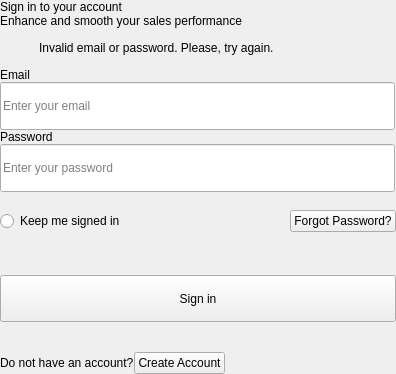
          <widget class="QWidget" name="login_page">
           <layout class="QVBoxLayout" name="login_layout">
            <property name="spacing">
             <number>0</number>
            </property>
            <property name="leftMargin">
             <number>0</number>
            </property>
            <property name="topMargin">
             <number>0</number>
            </property>
            <property name="rightMargin">
             <number>0</number>
            </property>
            <property name="bottomMargin">
             <number>0</number>
            </property>
            <item alignment="Qt::AlignHCenter|Qt::AlignVCenter">
             <widget class="QFrame" name="log_main_frame">
              <layout class="QVBoxLayout" name="log_main_layout">
               <property name="spacing">
                <number>0</number>
               </property>
               <property name="leftMargin">
                <number>0</number>
               </property>
               <property name="topMargin">
                <number>0</number>
               </property>
               <property name="rightMargin">
                <number>0</number>
               </property>
               <property name="bottomMargin">
                <number>0</number>
               </property>
               <item>
                <widget class="QLabel" name="log_header">
                 <property name="text">
                  <string>Sign in to your account </string>
                 </property>
                 <property name="alignment">
                  <set>Qt::AlignJustify|Qt::AlignVCenter</set>
                 </property>
                </widget>
               </item>
               <item>
                <widget class="QLabel" name="log_text">
                 <property name="text">
                  <string>Enhance and smooth your sales performance</string>
                 </property>
                 <property name="alignment">
                  <set>Qt::AlignJustify|Qt::AlignVCenter</set>
                 </property>
                </widget>
               </item>
               <item>
                <widget class="QFrame" name="log_error_frame">
                 <property name="minimumSize">
                  <size>
                   <width>395</width>
                   <height>40</height>
                  </size>
                 </property>
                 <property name="maximumSize">
                  <size>
                   <width>395</width>
                   <height>40</height>
                  </size>
                 </property>
                 <layout class="QHBoxLayout" name="log_error_layout" stretch="0,1">
                  <property name="spacing">
                   <number>11</number>
                  </property>
                  <property name="leftMargin">
                   <number>11</number>
                  </property>
                  <property name="topMargin">
                   <number>0</number>
                  </property>
                  <property name="rightMargin">
                   <number>0</number>
                  </property>
                  <property name="bottomMargin">
                   <number>0</number>
                  </property>
                  <item>
                   <widget class="QLabel" name="log_error_icon">
                    <property name="minimumSize">
                     <size>
                      <width>17</width>
                      <height>17</height>
                     </size>
                    </property>
                    <property name="maximumSize">
                     <size>
                      <width>17</width>
                      <height>17</height>
                     </size>
                    </property>
                   </widget>
                  </item>
                  <item>
                   <widget class="QLabel" name="log_error_text">
                    <property name="text">
                     <string>Invalid email or password. Please, try again.</string>
                    </property>
                   </widget>
                  </item>
                 </layout>
                </widget>
               </item>
               <item>
                <widget class="QLabel" name="log_email_label">
                 <property name="text">
                  <string>Email</string>
                 </property>
                 <property name="alignment">
                  <set>Qt::AlignJustify|Qt::AlignVCenter</set>
                 </property>
                </widget>
               </item>
               <item>
                <widget class="QLineEdit" name="log_email_input">
                 <property name="minimumSize">
                  <size>
                   <width>395</width>
                   <height>48</height>
                  </size>
                 </property>
                 <property name="maximumSize">
                  <size>
                   <width>395</width>
                   <height>48</height>
                  </size>
                 </property>
                 <property name="placeholderText">
                  <string>Enter your email</string>
                 </property>
                </widget>
               </item>
               <item>
                <widget class="QLabel" name="log_pass_label">
                 <property name="text">
                  <string>Password</string>
                 </property>
                 <property name="alignment">
                  <set>Qt::AlignJustify|Qt::AlignVCenter</set>
                 </property>
                </widget>
               </item>
               <item>
                <widget class="QLineEdit" name="log_pass_input">
                 <property name="enabled">
                  <bool>true</bool>
                 </property>
                 <property name="minimumSize">
                  <size>
                   <width>395</width>
                   <height>48</height>
                  </size>
                 </property>
                 <property name="maximumSize">
                  <size>
                   <width>395</width>
                   <height>48</height>
                  </size>
                 </property>
                 <property name="echoMode">
                  <enum>QLineEdit::Password</enum>
                 </property>
                 <property name="placeholderText">
                  <string>Enter your password</string>
                 </property>
                </widget>
               </item>
               <item>
                <widget class="QFrame" name="log_mid_frame">
                 <layout class="QHBoxLayout" name="log_mid_frame_2">
                  <property name="spacing">
                   <number>0</number>
                  </property>
                  <property name="leftMargin">
                   <number>0</number>
                  </property>
                  <property name="topMargin">
                   <number>18</number>
                  </property>
                  <property name="rightMargin">
                   <number>0</number>
                  </property>
                  <property name="bottomMargin">
                   <number>43</number>
                  </property>
                  <item>
                   <widget class="QRadioButton" name="log_keep_signed_btn">
                    <property name="cursor">
                     <cursorShape>PointingHandCursor</cursorShape>
                    </property>
                    <property name="text">
                     <string>Keep me signed in</string>
                    </property>
                   </widget>
                  </item>
                  <item alignment="Qt::AlignRight">
                   <widget class="QPushButton" name="log_fogot_pass_btn">
                    <property name="cursor">
                     <cursorShape>PointingHandCursor</cursorShape>
                    </property>
                    <property name="text">
                     <string>Forgot Password?</string>
                    </property>
                   </widget>
                  </item>
                 </layout>
                </widget>
               </item>
               <item>
                <widget class="QPushButton" name="log_sign_butt">
                 <property name="minimumSize">
                  <size>
                   <width>396</width>
                   <height>47</height>
                  </size>
                 </property>
                 <property name="maximumSize">
                  <size>
                   <width>396</width>
                   <height>47</height>
                  </size>
                 </property>
                 <property name="cursor">
                  <cursorShape>PointingHandCursor</cursorShape>
                 </property>
                 <property name="text">
                  <string>Sign in</string>
                 </property>
                </widget>
               </item>
               <item alignment="Qt::AlignLeft">
                <widget class="QFrame" name="log_bot_frame">
                 <layout class="QHBoxLayout" name="log_bot_layout">
                  <property name="spacing">
                   <number>0</number>
                  </property>
                  <property name="leftMargin">
                   <number>0</number>
                  </property>
                  <property name="topMargin">
                   <number>30</number>
                  </property>
                  <property name="rightMargin">
                   <number>0</number>
                  </property>
                  <property name="bottomMargin">
                   <number>0</number>
                  </property>
                  <item>
                   <widget class="QLabel" name="log_bot_text">
                    <property name="text">
                     <string>Do not have an account?</string>
                    </property>
                   </widget>
                  </item>
                  <item>
                   <widget class="QPushButton" name="log_create_acc_but">
                    <property name="cursor">
                     <cursorShape>PointingHandCursor</cursorShape>
                    </property>
                    <property name="text">
                     <string>Create Account</string>
                    </property>
                   </widget>
                  </item>
                 </layout>
                </widget>
               </item>
              </layout>
             </widget>
            </item>
           </layout>
          </widget>
